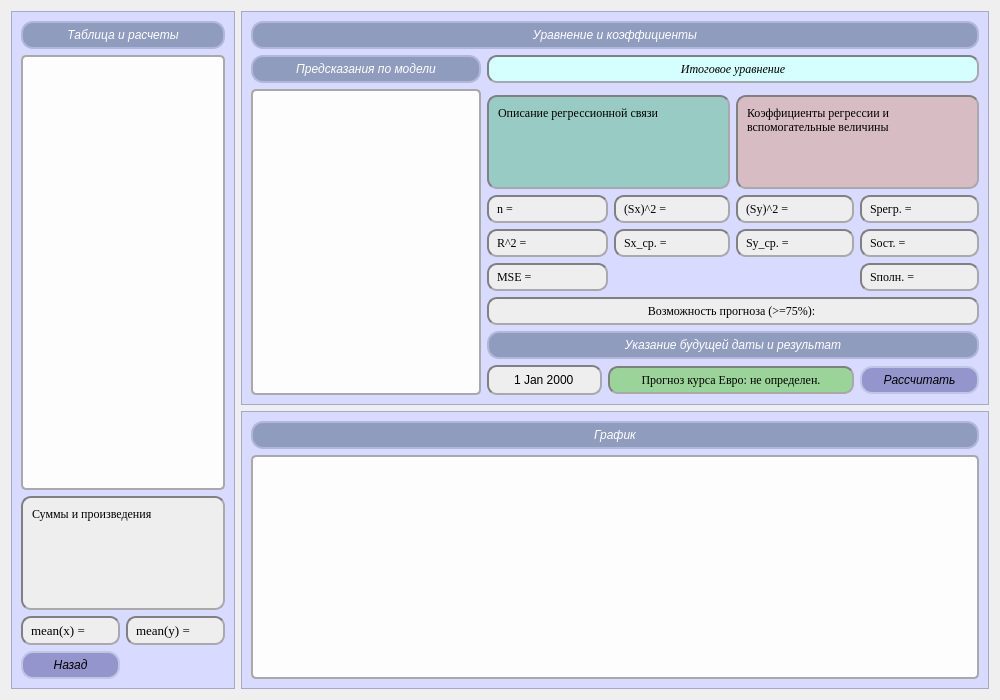
<?xml version="1.0" encoding="UTF-8"?>
<ui version="4.0">
 <class>FormRegression</class>
 <widget class="QWidget" name="FormRegression">
  <property name="geometry">
   <rect>
    <x>0</x>
    <y>0</y>
    <width>1000</width>
    <height>700</height>
   </rect>
  </property>
  <property name="minimumSize">
   <size>
    <width>1000</width>
    <height>700</height>
   </size>
  </property>
  <property name="windowTitle">
   <string>Form</string>
  </property>
  <property name="windowIcon">
   <iconset>
    <normaloff>regression_icon.ico</normaloff>regression_icon.ico</iconset>
  </property>
  <property name="styleSheet">
   <string notr="true"/>
  </property>
  <layout class="QGridLayout" name="gridLayout_6">
   <item row="0" column="1">
    <widget class="QFrame" name="frame_SecondBlock">
     <property name="sizePolicy">
      <sizepolicy hsizetype="Expanding" vsizetype="Preferred">
       <horstretch>0</horstretch>
       <verstretch>0</verstretch>
      </sizepolicy>
     </property>
     <property name="styleSheet">
      <string notr="true">background-color: #d9daff;</string>
     </property>
     <property name="frameShape">
      <enum>QFrame::Shape::StyledPanel</enum>
     </property>
     <property name="frameShadow">
      <enum>QFrame::Shadow::Raised</enum>
     </property>
     <layout class="QGridLayout" name="gridLayout_5">
      <item row="4" column="1">
       <layout class="QGridLayout" name="gridLayout_3">
        <item row="1" column="3">
         <widget class="QLabel" name="label_Sy2">
          <property name="sizePolicy">
           <sizepolicy hsizetype="Expanding" vsizetype="Fixed">
            <horstretch>0</horstretch>
            <verstretch>0</verstretch>
           </sizepolicy>
          </property>
          <property name="font">
           <font>
            <family>Times New Roman</family>
            <pointsize>9</pointsize>
            <bold>false</bold>
           </font>
          </property>
          <property name="cursor">
           <cursorShape>IBeamCursor</cursorShape>
          </property>
          <property name="styleSheet">
           <string notr="true">QLabel {
	background-color: #eeeeee;
	color: #000000;
	border: 2px solid;
	border-top: 2px solid gray;
    border-left: 2px solid gray;
    border-bottom: 2px solid darkgray;
    border-right: 2px solid darkgray;
	border-radius: 10px;
	padding: 5px;
}</string>
          </property>
          <property name="text">
           <string>(Sy)^2 =</string>
          </property>
          <property name="textInteractionFlags">
           <set>Qt::TextInteractionFlag::LinksAccessibleByMouse|Qt::TextInteractionFlag::TextSelectableByMouse</set>
          </property>
         </widget>
        </item>
        <item row="2" column="3">
         <widget class="QLabel" name="label_SyMean">
          <property name="sizePolicy">
           <sizepolicy hsizetype="Expanding" vsizetype="Fixed">
            <horstretch>0</horstretch>
            <verstretch>0</verstretch>
           </sizepolicy>
          </property>
          <property name="font">
           <font>
            <family>Times New Roman</family>
            <pointsize>9</pointsize>
            <bold>false</bold>
           </font>
          </property>
          <property name="cursor">
           <cursorShape>IBeamCursor</cursorShape>
          </property>
          <property name="styleSheet">
           <string notr="true">QLabel {
	background-color: #eeeeee;
	color: #000000;
	border: 2px solid;
	border-top: 2px solid gray;
    border-left: 2px solid gray;
    border-bottom: 2px solid darkgray;
    border-right: 2px solid darkgray;
	border-radius: 10px;
	padding: 5px;
}</string>
          </property>
          <property name="text">
           <string>Sy_ср. = </string>
          </property>
          <property name="textInteractionFlags">
           <set>Qt::TextInteractionFlag::LinksAccessibleByMouse|Qt::TextInteractionFlag::TextSelectableByMouse</set>
          </property>
         </widget>
        </item>
        <item row="1" column="4">
         <widget class="QLabel" name="label_Sregr">
          <property name="sizePolicy">
           <sizepolicy hsizetype="Expanding" vsizetype="Fixed">
            <horstretch>0</horstretch>
            <verstretch>0</verstretch>
           </sizepolicy>
          </property>
          <property name="font">
           <font>
            <family>Times New Roman</family>
            <pointsize>9</pointsize>
            <bold>false</bold>
           </font>
          </property>
          <property name="cursor">
           <cursorShape>IBeamCursor</cursorShape>
          </property>
          <property name="styleSheet">
           <string notr="true">QLabel {
	background-color: #eeeeee;
	color: #000000;
	border: 2px solid;
	border-top: 2px solid gray;
    border-left: 2px solid gray;
    border-bottom: 2px solid darkgray;
    border-right: 2px solid darkgray;
	border-radius: 10px;
	padding: 5px;
}</string>
          </property>
          <property name="text">
           <string>Sрегр. = </string>
          </property>
          <property name="textInteractionFlags">
           <set>Qt::TextInteractionFlag::LinksAccessibleByMouse|Qt::TextInteractionFlag::TextSelectableByMouse</set>
          </property>
         </widget>
        </item>
        <item row="5" column="0" colspan="5">
         <widget class="QLabel" name="label_block1_3">
          <property name="sizePolicy">
           <sizepolicy hsizetype="Expanding" vsizetype="Fixed">
            <horstretch>0</horstretch>
            <verstretch>0</verstretch>
           </sizepolicy>
          </property>
          <property name="font">
           <font>
            <italic>true</italic>
           </font>
          </property>
          <property name="styleSheet">
           <string notr="true">QLabel {
	background-color: #909CBE;
	color: white;
	border: 2px solid #B1B6DB;
	border-radius: 12px;
	padding: 5px 10px;
}</string>
          </property>
          <property name="text">
           <string>Указание будущей даты и результат</string>
          </property>
          <property name="alignment">
           <set>Qt::AlignmentFlag::AlignCenter</set>
          </property>
         </widget>
        </item>
        <item row="4" column="0" colspan="5">
         <widget class="QLabel" name="label_R2Concl">
          <property name="sizePolicy">
           <sizepolicy hsizetype="Expanding" vsizetype="Fixed">
            <horstretch>0</horstretch>
            <verstretch>0</verstretch>
           </sizepolicy>
          </property>
          <property name="font">
           <font>
            <family>Times New Roman</family>
            <pointsize>9</pointsize>
            <bold>false</bold>
           </font>
          </property>
          <property name="cursor">
           <cursorShape>IBeamCursor</cursorShape>
          </property>
          <property name="styleSheet">
           <string notr="true">QLabel {
	background-color: #eeeeee;
	color: #000000;
	border: 2px solid;
	border-top: 2px solid gray;
    border-left: 2px solid gray;
    border-bottom: 2px solid darkgray;
    border-right: 2px solid darkgray;
	border-radius: 10px;
	padding: 5px;
}</string>
          </property>
          <property name="text">
           <string>Возможность прогноза (&gt;=75%): </string>
          </property>
          <property name="alignment">
           <set>Qt::AlignmentFlag::AlignCenter</set>
          </property>
          <property name="textInteractionFlags">
           <set>Qt::TextInteractionFlag::LinksAccessibleByMouse|Qt::TextInteractionFlag::TextSelectableByMouse</set>
          </property>
         </widget>
        </item>
        <item row="3" column="4">
         <widget class="QLabel" name="label_Spoln">
          <property name="sizePolicy">
           <sizepolicy hsizetype="Expanding" vsizetype="Fixed">
            <horstretch>0</horstretch>
            <verstretch>0</verstretch>
           </sizepolicy>
          </property>
          <property name="font">
           <font>
            <family>Times New Roman</family>
            <pointsize>9</pointsize>
            <bold>false</bold>
           </font>
          </property>
          <property name="cursor">
           <cursorShape>IBeamCursor</cursorShape>
          </property>
          <property name="styleSheet">
           <string notr="true">QLabel {
	background-color: #eeeeee;
	color: #000000;
	border: 2px solid;
	border-top: 2px solid gray;
    border-left: 2px solid gray;
    border-bottom: 2px solid darkgray;
    border-right: 2px solid darkgray;
	border-radius: 10px;
	padding: 5px;
}</string>
          </property>
          <property name="text">
           <string>Sполн. =</string>
          </property>
          <property name="textInteractionFlags">
           <set>Qt::TextInteractionFlag::LinksAccessibleByMouse|Qt::TextInteractionFlag::TextSelectableByMouse</set>
          </property>
         </widget>
        </item>
        <item row="3" column="3">
         <spacer name="horizontalSpacer_6">
          <property name="orientation">
           <enum>Qt::Orientation::Horizontal</enum>
          </property>
          <property name="sizeHint" stdset="0">
           <size>
            <width>40</width>
            <height>20</height>
           </size>
          </property>
         </spacer>
        </item>
        <item row="0" column="0" colspan="3">
         <widget class="QTextEdit" name="textEdit_RegCon">
          <property name="enabled">
           <bool>true</bool>
          </property>
          <property name="sizePolicy">
           <sizepolicy hsizetype="Expanding" vsizetype="Preferred">
            <horstretch>0</horstretch>
            <verstretch>0</verstretch>
           </sizepolicy>
          </property>
          <property name="font">
           <font>
            <family>Times New Roman</family>
            <pointsize>9</pointsize>
           </font>
          </property>
          <property name="cursor" stdset="0">
           <cursorShape>IBeamCursor</cursorShape>
          </property>
          <property name="mouseTracking">
           <bool>false</bool>
          </property>
          <property name="styleSheet">
           <string notr="true">QTextEdit {
	background-color:  #97cbc3;
	color: #000000;
	border: 2px solid;
	border-top: 2px solid gray;
    border-left: 2px solid gray;
    border-bottom: 2px solid darkgray;
    border-right: 2px solid darkgray;
	border-radius: 10px;
	padding: 5px;
	max-height: 80px;
}</string>
          </property>
          <property name="html">
           <string>&lt;!DOCTYPE HTML PUBLIC &quot;-//W3C//DTD HTML 4.0//EN&quot; &quot;http://www.w3.org/TR/REC-html40/strict.dtd&quot;&gt;
&lt;html&gt;&lt;head&gt;&lt;meta name=&quot;qrichtext&quot; content=&quot;1&quot; /&gt;&lt;meta charset=&quot;utf-8&quot; /&gt;&lt;style type=&quot;text/css&quot;&gt;
p, li { white-space: pre-wrap; }
hr { height: 1px; border-width: 0; }
li.unchecked::marker { content: &quot;\2610&quot;; }
li.checked::marker { content: &quot;\2612&quot;; }
&lt;/style&gt;&lt;/head&gt;&lt;body style=&quot; font-family:'Times New Roman'; font-size:9pt; font-weight:400; font-style:normal;&quot;&gt;
&lt;p style=&quot; margin-top:0px; margin-bottom:0px; margin-left:0px; margin-right:0px; -qt-block-indent:0; text-indent:0px;&quot;&gt;&lt;span style=&quot; font-family:'Segoe UI';&quot;&gt;Описание регрессионной связи&lt;/span&gt;&lt;/p&gt;&lt;/body&gt;&lt;/html&gt;</string>
          </property>
          <property name="textInteractionFlags">
           <set>Qt::TextInteractionFlag::TextSelectableByMouse</set>
          </property>
         </widget>
        </item>
        <item row="0" column="3" colspan="2">
         <widget class="QTextEdit" name="textEdit_RegCoef">
          <property name="sizePolicy">
           <sizepolicy hsizetype="Expanding" vsizetype="Preferred">
            <horstretch>0</horstretch>
            <verstretch>0</verstretch>
           </sizepolicy>
          </property>
          <property name="font">
           <font>
            <family>Times New Roman</family>
            <pointsize>9</pointsize>
           </font>
          </property>
          <property name="cursor" stdset="0">
           <cursorShape>IBeamCursor</cursorShape>
          </property>
          <property name="mouseTracking">
           <bool>false</bool>
          </property>
          <property name="styleSheet">
           <string notr="true">QTextEdit {
	background-color: #d8bcc4;
	color: #000000;
	border: 2px solid;
	border-top: 2px solid gray;
    border-left: 2px solid gray;
    border-bottom: 2px solid darkgray;
    border-right: 2px solid darkgray;
	border-radius: 10px;
	padding: 5px;
	max-height: 80px;
}</string>
          </property>
          <property name="html">
           <string>&lt;!DOCTYPE HTML PUBLIC &quot;-//W3C//DTD HTML 4.0//EN&quot; &quot;http://www.w3.org/TR/REC-html40/strict.dtd&quot;&gt;
&lt;html&gt;&lt;head&gt;&lt;meta name=&quot;qrichtext&quot; content=&quot;1&quot; /&gt;&lt;meta charset=&quot;utf-8&quot; /&gt;&lt;style type=&quot;text/css&quot;&gt;
p, li { white-space: pre-wrap; }
hr { height: 1px; border-width: 0; }
li.unchecked::marker { content: &quot;\2610&quot;; }
li.checked::marker { content: &quot;\2612&quot;; }
&lt;/style&gt;&lt;/head&gt;&lt;body style=&quot; font-family:'Times New Roman'; font-size:9pt; font-weight:400; font-style:normal;&quot;&gt;
&lt;p style=&quot; margin-top:0px; margin-bottom:0px; margin-left:0px; margin-right:0px; -qt-block-indent:0; text-indent:0px;&quot;&gt;Коэффициенты регрессии и вспомогательные величины&lt;/p&gt;&lt;/body&gt;&lt;/html&gt;</string>
          </property>
          <property name="textInteractionFlags">
           <set>Qt::TextInteractionFlag::TextSelectableByMouse</set>
          </property>
         </widget>
        </item>
        <item row="2" column="4">
         <widget class="QLabel" name="label_Sost">
          <property name="sizePolicy">
           <sizepolicy hsizetype="Expanding" vsizetype="Fixed">
            <horstretch>0</horstretch>
            <verstretch>0</verstretch>
           </sizepolicy>
          </property>
          <property name="font">
           <font>
            <family>Times New Roman</family>
            <pointsize>9</pointsize>
            <bold>false</bold>
           </font>
          </property>
          <property name="cursor">
           <cursorShape>IBeamCursor</cursorShape>
          </property>
          <property name="styleSheet">
           <string notr="true">QLabel {
	background-color: #eeeeee;
	color: #000000;
	border: 2px solid;
	border-top: 2px solid gray;
    border-left: 2px solid gray;
    border-bottom: 2px solid darkgray;
    border-right: 2px solid darkgray;
	border-radius: 10px;
	padding: 5px;
}</string>
          </property>
          <property name="text">
           <string>Sост. =</string>
          </property>
          <property name="textInteractionFlags">
           <set>Qt::TextInteractionFlag::LinksAccessibleByMouse|Qt::TextInteractionFlag::TextSelectableByMouse</set>
          </property>
         </widget>
        </item>
        <item row="1" column="2">
         <widget class="QLabel" name="label_Sx2">
          <property name="sizePolicy">
           <sizepolicy hsizetype="Expanding" vsizetype="Fixed">
            <horstretch>0</horstretch>
            <verstretch>0</verstretch>
           </sizepolicy>
          </property>
          <property name="font">
           <font>
            <family>Times New Roman</family>
            <pointsize>9</pointsize>
            <bold>false</bold>
           </font>
          </property>
          <property name="cursor">
           <cursorShape>IBeamCursor</cursorShape>
          </property>
          <property name="styleSheet">
           <string notr="true">QLabel {
	background-color: #eeeeee;
	color: #000000;
	border: 2px solid;
	border-top: 2px solid gray;
    border-left: 2px solid gray;
    border-bottom: 2px solid darkgray;
    border-right: 2px solid darkgray;
	border-radius: 10px;
	padding: 5px;
}</string>
          </property>
          <property name="text">
           <string>(Sx)^2 = </string>
          </property>
          <property name="textInteractionFlags">
           <set>Qt::TextInteractionFlag::LinksAccessibleByMouse|Qt::TextInteractionFlag::TextSelectableByMouse</set>
          </property>
         </widget>
        </item>
        <item row="3" column="2">
         <spacer name="horizontalSpacer_2">
          <property name="orientation">
           <enum>Qt::Orientation::Horizontal</enum>
          </property>
          <property name="sizeHint" stdset="0">
           <size>
            <width>40</width>
            <height>20</height>
           </size>
          </property>
         </spacer>
        </item>
        <item row="2" column="2">
         <widget class="QLabel" name="label_SxMean">
          <property name="sizePolicy">
           <sizepolicy hsizetype="Expanding" vsizetype="Fixed">
            <horstretch>0</horstretch>
            <verstretch>0</verstretch>
           </sizepolicy>
          </property>
          <property name="font">
           <font>
            <family>Times New Roman</family>
            <pointsize>9</pointsize>
            <bold>false</bold>
           </font>
          </property>
          <property name="cursor">
           <cursorShape>IBeamCursor</cursorShape>
          </property>
          <property name="styleSheet">
           <string notr="true">QLabel {
	background-color: #eeeeee;
	color: #000000;
	border: 2px solid;
	border-top: 2px solid gray;
    border-left: 2px solid gray;
    border-bottom: 2px solid darkgray;
    border-right: 2px solid darkgray;
	border-radius: 10px;
	padding: 5px;
}</string>
          </property>
          <property name="text">
           <string>Sx_ср. = </string>
          </property>
          <property name="textInteractionFlags">
           <set>Qt::TextInteractionFlag::LinksAccessibleByMouse|Qt::TextInteractionFlag::TextSelectableByMouse</set>
          </property>
         </widget>
        </item>
        <item row="1" column="0" colspan="2">
         <widget class="QLabel" name="label_n">
          <property name="sizePolicy">
           <sizepolicy hsizetype="Expanding" vsizetype="Fixed">
            <horstretch>0</horstretch>
            <verstretch>0</verstretch>
           </sizepolicy>
          </property>
          <property name="font">
           <font>
            <family>Times New Roman</family>
            <pointsize>9</pointsize>
            <bold>false</bold>
           </font>
          </property>
          <property name="cursor">
           <cursorShape>IBeamCursor</cursorShape>
          </property>
          <property name="styleSheet">
           <string notr="true">QLabel {
	background-color: #eeeeee;
	color: #000000;
	border: 2px solid;
	border-top: 2px solid gray;
    border-left: 2px solid gray;
    border-bottom: 2px solid darkgray;
    border-right: 2px solid darkgray;
	border-radius: 10px;
	padding: 5px;
}</string>
          </property>
          <property name="text">
           <string>n =</string>
          </property>
          <property name="textInteractionFlags">
           <set>Qt::TextInteractionFlag::LinksAccessibleByMouse|Qt::TextInteractionFlag::TextSelectableByMouse</set>
          </property>
         </widget>
        </item>
        <item row="2" column="0" colspan="2">
         <widget class="QLabel" name="label_R2">
          <property name="sizePolicy">
           <sizepolicy hsizetype="Expanding" vsizetype="Fixed">
            <horstretch>0</horstretch>
            <verstretch>0</verstretch>
           </sizepolicy>
          </property>
          <property name="font">
           <font>
            <family>Times New Roman</family>
            <pointsize>9</pointsize>
            <bold>false</bold>
           </font>
          </property>
          <property name="cursor">
           <cursorShape>IBeamCursor</cursorShape>
          </property>
          <property name="styleSheet">
           <string notr="true">QLabel {
	background-color: #eeeeee;
	color: #000000;
	border: 2px solid;
	border-top: 2px solid gray;
    border-left: 2px solid gray;
    border-bottom: 2px solid darkgray;
    border-right: 2px solid darkgray;
	border-radius: 10px;
	padding: 5px;
}</string>
          </property>
          <property name="text">
           <string>R^2 = </string>
          </property>
          <property name="textInteractionFlags">
           <set>Qt::TextInteractionFlag::LinksAccessibleByMouse|Qt::TextInteractionFlag::TextSelectableByMouse</set>
          </property>
         </widget>
        </item>
        <item row="3" column="0" colspan="2">
         <widget class="QLabel" name="label_MSE">
          <property name="sizePolicy">
           <sizepolicy hsizetype="Expanding" vsizetype="Fixed">
            <horstretch>0</horstretch>
            <verstretch>0</verstretch>
           </sizepolicy>
          </property>
          <property name="font">
           <font>
            <family>Times New Roman</family>
            <pointsize>9</pointsize>
            <bold>false</bold>
           </font>
          </property>
          <property name="cursor">
           <cursorShape>IBeamCursor</cursorShape>
          </property>
          <property name="styleSheet">
           <string notr="true">QLabel {
	background-color: #eeeeee;
	color: #000000;
	border: 2px solid;
	border-top: 2px solid gray;
    border-left: 2px solid gray;
    border-bottom: 2px solid darkgray;
    border-right: 2px solid darkgray;
	border-radius: 10px;
	padding: 5px;
}</string>
          </property>
          <property name="text">
           <string>MSE =</string>
          </property>
          <property name="textInteractionFlags">
           <set>Qt::TextInteractionFlag::LinksAccessibleByMouse|Qt::TextInteractionFlag::TextSelectableByMouse</set>
          </property>
         </widget>
        </item>
        <item row="6" column="1" rowspan="2" colspan="3">
         <widget class="QLabel" name="label_Forecast">
          <property name="sizePolicy">
           <sizepolicy hsizetype="Expanding" vsizetype="Fixed">
            <horstretch>0</horstretch>
            <verstretch>0</verstretch>
           </sizepolicy>
          </property>
          <property name="font">
           <font>
            <family>Times New Roman</family>
            <pointsize>9</pointsize>
            <bold>false</bold>
           </font>
          </property>
          <property name="cursor">
           <cursorShape>IBeamCursor</cursorShape>
          </property>
          <property name="styleSheet">
           <string notr="true">QLabel {
	background-color: #9ad499;
	color: #000000;
	border: 2px solid;
	border-top: 2px solid gray;
    border-left: 2px solid gray;
    border-bottom: 2px solid darkgray;
    border-right: 2px solid darkgray;
	border-radius: 10px;
	padding: 5px;
}</string>
          </property>
          <property name="text">
           <string>Прогноз курса Евро: не определен.</string>
          </property>
          <property name="alignment">
           <set>Qt::AlignmentFlag::AlignCenter</set>
          </property>
          <property name="textInteractionFlags">
           <set>Qt::TextInteractionFlag::LinksAccessibleByMouse|Qt::TextInteractionFlag::TextSelectableByMouse</set>
          </property>
         </widget>
        </item>
        <item row="6" column="0" rowspan="2">
         <widget class="QDateEdit" name="dateEdit">
          <property name="sizePolicy">
           <sizepolicy hsizetype="Expanding" vsizetype="Fixed">
            <horstretch>0</horstretch>
            <verstretch>0</verstretch>
           </sizepolicy>
          </property>
          <property name="layoutDirection">
           <enum>Qt::LayoutDirection::LeftToRight</enum>
          </property>
          <property name="styleSheet">
           <string notr="true">QDateEdit {
    background-color: #eeeeee;
    color: #000000;
    border: 2px solid;
    border-top: 2px solid gray;
    border-left: 2px solid gray;
    border-bottom: 2px solid darkgray;
    border-right: 2px solid darkgray;
    border-radius: 10px;
    padding: 5px;
}

QDateEdit::drop-down {
     width: 0px;
     border: none;
}
</string>
          </property>
          <property name="alignment">
           <set>Qt::AlignmentFlag::AlignCenter</set>
          </property>
          <property name="buttonSymbols">
           <enum>QAbstractSpinBox::ButtonSymbols::NoButtons</enum>
          </property>
         </widget>
        </item>
        <item row="6" column="4" rowspan="2">
         <widget class="QPushButton" name="pushButton_Forecast">
          <property name="sizePolicy">
           <sizepolicy hsizetype="Expanding" vsizetype="Fixed">
            <horstretch>0</horstretch>
            <verstretch>0</verstretch>
           </sizepolicy>
          </property>
          <property name="font">
           <font>
            <italic>true</italic>
           </font>
          </property>
          <property name="cursor">
           <cursorShape>PointingHandCursor</cursorShape>
          </property>
          <property name="styleSheet">
           <string notr="true">QPushButton {
	color: #000000;
    background-color: #9595CD; 
    border-radius: 12px; 
    border: 2px solid #BFC6E2;
    padding: 5px 10px;
}

QPushButton:hover {
    background-color: #AA55FF; 
}

QPushButton:pressed {
    background-color: #7B79AE;
}
</string>
          </property>
          <property name="text">
           <string>Рассчитать</string>
          </property>
         </widget>
        </item>
       </layout>
      </item>
      <item row="1" column="1">
       <widget class="QLabel" name="label_Conclusion">
        <property name="sizePolicy">
         <sizepolicy hsizetype="Expanding" vsizetype="Fixed">
          <horstretch>0</horstretch>
          <verstretch>0</verstretch>
         </sizepolicy>
        </property>
        <property name="font">
         <font>
          <family>Times New Roman</family>
          <pointsize>9</pointsize>
          <italic>true</italic>
          <bold>false</bold>
         </font>
        </property>
        <property name="cursor">
         <cursorShape>IBeamCursor</cursorShape>
        </property>
        <property name="styleSheet">
         <string notr="true">QLabel {
	background-color: #d5fffe;
	color: #000000;
	border: 2px solid;
	border-top: 2px solid gray;
    border-left: 2px solid gray;
    border-bottom: 2px solid darkgray;
    border-right: 2px solid darkgray;
	border-radius: 10px;
	padding: 5px;
}</string>
        </property>
        <property name="text">
         <string>Итоговое уравнение</string>
        </property>
        <property name="alignment">
         <set>Qt::AlignmentFlag::AlignCenter</set>
        </property>
        <property name="wordWrap">
         <bool>true</bool>
        </property>
        <property name="textInteractionFlags">
         <set>Qt::TextInteractionFlag::LinksAccessibleByMouse|Qt::TextInteractionFlag::TextSelectableByMouse</set>
        </property>
       </widget>
      </item>
      <item row="0" column="0" colspan="2">
       <widget class="QLabel" name="label_block1_2">
        <property name="sizePolicy">
         <sizepolicy hsizetype="Expanding" vsizetype="Fixed">
          <horstretch>0</horstretch>
          <verstretch>0</verstretch>
         </sizepolicy>
        </property>
        <property name="font">
         <font>
          <italic>true</italic>
         </font>
        </property>
        <property name="styleSheet">
         <string notr="true">QLabel {
	background-color: #909CBE;
	color: white;
	border: 2px solid #B1B6DB;
	border-radius: 12px;
	padding: 5px 10px;
}</string>
        </property>
        <property name="text">
         <string>Уравнение и коэффициенты</string>
        </property>
        <property name="alignment">
         <set>Qt::AlignmentFlag::AlignCenter</set>
        </property>
       </widget>
      </item>
      <item row="1" column="0">
       <widget class="QLabel" name="label_predict">
        <property name="sizePolicy">
         <sizepolicy hsizetype="Expanding" vsizetype="Fixed">
          <horstretch>0</horstretch>
          <verstretch>0</verstretch>
         </sizepolicy>
        </property>
        <property name="font">
         <font>
          <italic>true</italic>
         </font>
        </property>
        <property name="styleSheet">
         <string notr="true">QLabel {
	background-color: #909CBE;
	color: white;
	border: 2px solid #B1B6DB;
	border-radius: 12px;
	padding: 5px 10px;
}</string>
        </property>
        <property name="text">
         <string>Предсказания по модели</string>
        </property>
        <property name="alignment">
         <set>Qt::AlignmentFlag::AlignCenter</set>
        </property>
       </widget>
      </item>
      <item row="3" column="0" rowspan="2">
       <widget class="QTableView" name="tableView_CalcPredicts">
        <property name="sizePolicy">
         <sizepolicy hsizetype="Expanding" vsizetype="Preferred">
          <horstretch>0</horstretch>
          <verstretch>0</verstretch>
         </sizepolicy>
        </property>
        <property name="font">
         <font>
          <family>Segoe UI</family>
          <pointsize>10</pointsize>
          <italic>false</italic>
          <bold>false</bold>
         </font>
        </property>
        <property name="styleSheet">
         <string notr="true">QTableView { 
	background-color: #fdfdfd; 
	alternate-background-color: #f0f4f8; 
	gridline-color: #d1dbe5; font: 10pt &quot;Segoe UI&quot;; 
	color: #102a43;
	border: 2px solid darkgray;
	border-radius: 5px;
} 
QHeaderView::section { 
	background-color: #9334ff; 
	color: white; 
	padding: 4px; 
	border: 1px solid #6925b6; 
	font-weight: bold;
} 
QTableView::item:selected { 
 	background-color: #93c5fd;
	color: #0c1a2c; 
} 
QTableView::item:hover 
{ 
	background-color: #dbeafe; 
}

</string>
        </property>
        <property name="frameShadow">
         <enum>QFrame::Shadow::Raised</enum>
        </property>
        <property name="editTriggers">
         <set>QAbstractItemView::EditTrigger::NoEditTriggers</set>
        </property>
        <property name="alternatingRowColors">
         <bool>true</bool>
        </property>
        <property name="showGrid">
         <bool>true</bool>
        </property>
        <property name="gridStyle">
         <enum>Qt::PenStyle::DashLine</enum>
        </property>
       </widget>
      </item>
     </layout>
    </widget>
   </item>
   <item row="1" column="1">
    <widget class="QFrame" name="frame_ThirdBlock">
     <property name="sizePolicy">
      <sizepolicy hsizetype="Expanding" vsizetype="Expanding">
       <horstretch>0</horstretch>
       <verstretch>0</verstretch>
      </sizepolicy>
     </property>
     <property name="styleSheet">
      <string notr="true">background-color: #d9daff;</string>
     </property>
     <property name="frameShape">
      <enum>QFrame::Shape::StyledPanel</enum>
     </property>
     <property name="frameShadow">
      <enum>QFrame::Shadow::Raised</enum>
     </property>
     <layout class="QGridLayout" name="gridLayout_4">
      <item row="4" column="0" colspan="2">
       <widget class="QLabel" name="label_graphic">
        <property name="sizePolicy">
         <sizepolicy hsizetype="Expanding" vsizetype="Fixed">
          <horstretch>0</horstretch>
          <verstretch>0</verstretch>
         </sizepolicy>
        </property>
        <property name="font">
         <font>
          <italic>true</italic>
         </font>
        </property>
        <property name="styleSheet">
         <string notr="true">QLabel {
	background-color: #909CBE;
	color: white;
	border: 2px solid #B1B6DB;
	border-radius: 12px;
	padding: 5px 10px;
}</string>
        </property>
        <property name="text">
         <string>График</string>
        </property>
        <property name="alignment">
         <set>Qt::AlignmentFlag::AlignCenter</set>
        </property>
       </widget>
      </item>
      <item row="5" column="0" colspan="2">
       <widget class="QCustomPlot" name="QCustomPlot_graphic" native="true">
        <property name="sizePolicy">
         <sizepolicy hsizetype="Expanding" vsizetype="Expanding">
          <horstretch>0</horstretch>
          <verstretch>0</verstretch>
         </sizepolicy>
        </property>
        <property name="styleSheet">
         <string notr="true">QWidget { 
	background-color: #fdfdfd; 
	alternate-background-color: #f0f4f8; 
	gridline-color: #d1dbe5; font: 10pt &quot;Segoe UI&quot;; 
	color: #102a43;
	border: 2px solid darkgray;
	border-radius: 5px;
} </string>
        </property>
       </widget>
      </item>
     </layout>
    </widget>
   </item>
   <item row="0" column="0" rowspan="2">
    <widget class="QFrame" name="frame_FirstBlock">
     <property name="sizePolicy">
      <sizepolicy hsizetype="Preferred" vsizetype="Preferred">
       <horstretch>0</horstretch>
       <verstretch>0</verstretch>
      </sizepolicy>
     </property>
     <property name="styleSheet">
      <string notr="true">background-color: #d9daff;</string>
     </property>
     <property name="frameShape">
      <enum>QFrame::Shape::StyledPanel</enum>
     </property>
     <property name="frameShadow">
      <enum>QFrame::Shadow::Raised</enum>
     </property>
     <layout class="QGridLayout" name="gridLayout_2">
      <item row="2" column="0">
       <layout class="QGridLayout" name="gridLayout">
        <item row="2" column="1">
         <spacer name="horizontalSpacer">
          <property name="orientation">
           <enum>Qt::Orientation::Horizontal</enum>
          </property>
          <property name="sizeType">
           <enum>QSizePolicy::Policy::Preferred</enum>
          </property>
          <property name="sizeHint" stdset="0">
           <size>
            <width>40</width>
            <height>20</height>
           </size>
          </property>
         </spacer>
        </item>
        <item row="1" column="1">
         <widget class="QLabel" name="label_meanY">
          <property name="sizePolicy">
           <sizepolicy hsizetype="Preferred" vsizetype="Fixed">
            <horstretch>0</horstretch>
            <verstretch>0</verstretch>
           </sizepolicy>
          </property>
          <property name="font">
           <font>
            <family>Times New Roman</family>
            <pointsize>10</pointsize>
            <bold>false</bold>
           </font>
          </property>
          <property name="cursor">
           <cursorShape>IBeamCursor</cursorShape>
          </property>
          <property name="styleSheet">
           <string notr="true">QLabel {
	background-color: #eeeeee;
	color: #000000;
	border: 2px solid;
	border-top: 2px solid gray;
    border-left: 2px solid gray;
    border-bottom: 2px solid darkgray;
    border-right: 2px solid darkgray;
	border-radius: 10px;
	padding: 5px;
}</string>
          </property>
          <property name="text">
           <string>mean(y) =</string>
          </property>
          <property name="textInteractionFlags">
           <set>Qt::TextInteractionFlag::LinksAccessibleByMouse|Qt::TextInteractionFlag::TextSelectableByMouse</set>
          </property>
         </widget>
        </item>
        <item row="2" column="0">
         <widget class="QPushButton" name="pushButton_Back">
          <property name="sizePolicy">
           <sizepolicy hsizetype="Preferred" vsizetype="Fixed">
            <horstretch>0</horstretch>
            <verstretch>0</verstretch>
           </sizepolicy>
          </property>
          <property name="font">
           <font>
            <italic>true</italic>
           </font>
          </property>
          <property name="cursor">
           <cursorShape>PointingHandCursor</cursorShape>
          </property>
          <property name="styleSheet">
           <string notr="true">QPushButton {
	color: #000000;
    background-color: #9595CD; 
    border-radius: 12px; 
    border: 2px solid #BFC6E2;
    padding: 5px 10px;
}

QPushButton:hover {
    background-color: #AA55FF; 
}

QPushButton:pressed {
    background-color: #7B79AE;
}
</string>
          </property>
          <property name="text">
           <string>Назад</string>
          </property>
         </widget>
        </item>
        <item row="0" column="0" colspan="2">
         <widget class="QTextEdit" name="textEdit_Sums">
          <property name="enabled">
           <bool>true</bool>
          </property>
          <property name="sizePolicy">
           <sizepolicy hsizetype="Preferred" vsizetype="Preferred">
            <horstretch>0</horstretch>
            <verstretch>0</verstretch>
           </sizepolicy>
          </property>
          <property name="font">
           <font>
            <family>Times New Roman</family>
            <pointsize>10</pointsize>
           </font>
          </property>
          <property name="cursor" stdset="0">
           <cursorShape>IBeamCursor</cursorShape>
          </property>
          <property name="mouseTracking">
           <bool>false</bool>
          </property>
          <property name="styleSheet">
           <string notr="true">QTextEdit {
	background-color: #eeeeee;
	color: #000000;
	border: 2px solid;
	border-top: 2px solid gray;
    border-left: 2px solid gray;
    border-bottom: 2px solid darkgray;
    border-right: 2px solid darkgray;
	border-radius: 10px;
	padding: 5px;
	max-height: 100px;
}</string>
          </property>
          <property name="html">
           <string>&lt;!DOCTYPE HTML PUBLIC &quot;-//W3C//DTD HTML 4.0//EN&quot; &quot;http://www.w3.org/TR/REC-html40/strict.dtd&quot;&gt;
&lt;html&gt;&lt;head&gt;&lt;meta name=&quot;qrichtext&quot; content=&quot;1&quot; /&gt;&lt;meta charset=&quot;utf-8&quot; /&gt;&lt;style type=&quot;text/css&quot;&gt;
p, li { white-space: pre-wrap; }
hr { height: 1px; border-width: 0; }
li.unchecked::marker { content: &quot;\2610&quot;; }
li.checked::marker { content: &quot;\2612&quot;; }
&lt;/style&gt;&lt;/head&gt;&lt;body style=&quot; font-family:'Times New Roman'; font-size:10pt; font-weight:400; font-style:normal;&quot;&gt;
&lt;p style=&quot; margin-top:0px; margin-bottom:0px; margin-left:0px; margin-right:0px; -qt-block-indent:0; text-indent:0px;&quot;&gt;&lt;span style=&quot; font-size:9pt;&quot;&gt;Суммы и произведения&lt;/span&gt;&lt;/p&gt;&lt;/body&gt;&lt;/html&gt;</string>
          </property>
          <property name="textInteractionFlags">
           <set>Qt::TextInteractionFlag::TextSelectableByMouse</set>
          </property>
         </widget>
        </item>
        <item row="1" column="0">
         <widget class="QLabel" name="label_meanX">
          <property name="sizePolicy">
           <sizepolicy hsizetype="Preferred" vsizetype="Fixed">
            <horstretch>0</horstretch>
            <verstretch>0</verstretch>
           </sizepolicy>
          </property>
          <property name="font">
           <font>
            <family>Times New Roman</family>
            <pointsize>10</pointsize>
            <bold>false</bold>
           </font>
          </property>
          <property name="cursor">
           <cursorShape>IBeamCursor</cursorShape>
          </property>
          <property name="styleSheet">
           <string notr="true">QLabel {
	background-color: #eeeeee;
	color: #000000;
	border: 2px solid;
	border-top: 2px solid gray;
    border-left: 2px solid gray;
    border-bottom: 2px solid darkgray;
    border-right: 2px solid darkgray;
	border-radius: 10px;
	padding: 5px;
}</string>
          </property>
          <property name="text">
           <string>mean(x) =</string>
          </property>
          <property name="textInteractionFlags">
           <set>Qt::TextInteractionFlag::LinksAccessibleByMouse|Qt::TextInteractionFlag::TextSelectableByMouse</set>
          </property>
         </widget>
        </item>
       </layout>
      </item>
      <item row="0" column="0">
       <widget class="QLabel" name="label_block1">
        <property name="sizePolicy">
         <sizepolicy hsizetype="Preferred" vsizetype="Fixed">
          <horstretch>0</horstretch>
          <verstretch>0</verstretch>
         </sizepolicy>
        </property>
        <property name="font">
         <font>
          <italic>true</italic>
         </font>
        </property>
        <property name="styleSheet">
         <string notr="true">QLabel {
	background-color: #909CBE;
	color: white;
	border: 2px solid #B1B6DB;
	border-radius: 12px;
	padding: 5px 10px;
}</string>
        </property>
        <property name="text">
         <string>Таблица и расчеты</string>
        </property>
        <property name="alignment">
         <set>Qt::AlignmentFlag::AlignCenter</set>
        </property>
       </widget>
      </item>
      <item row="1" column="0">
       <widget class="QTableView" name="tableView_Calculations">
        <property name="sizePolicy">
         <sizepolicy hsizetype="Preferred" vsizetype="Expanding">
          <horstretch>0</horstretch>
          <verstretch>0</verstretch>
         </sizepolicy>
        </property>
        <property name="font">
         <font>
          <family>Segoe UI</family>
          <pointsize>10</pointsize>
          <italic>false</italic>
          <bold>false</bold>
         </font>
        </property>
        <property name="styleSheet">
         <string notr="true">QTableView { 
	background-color: #fdfdfd; 
	alternate-background-color: #f0f4f8; 
	gridline-color: #d1dbe5; font: 10pt &quot;Segoe UI&quot;; 
	color: #102a43;
	border: 2px solid darkgray;
	border-radius: 5px;
} 
QHeaderView::section { 
	background-color: #9334ff; 
	color: white; 
	padding: 4px; 
	border: 1px solid #6925b6; 
	font-weight: bold;
} 
QTableView::item:selected { 
 	background-color: #93c5fd;
	color: #0c1a2c; 
} 
QTableView::item:hover 
{ 
	background-color: #dbeafe; 
}

</string>
        </property>
        <property name="frameShadow">
         <enum>QFrame::Shadow::Raised</enum>
        </property>
        <property name="editTriggers">
         <set>QAbstractItemView::EditTrigger::NoEditTriggers</set>
        </property>
        <property name="alternatingRowColors">
         <bool>true</bool>
        </property>
        <property name="showGrid">
         <bool>true</bool>
        </property>
        <property name="gridStyle">
         <enum>Qt::PenStyle::DashLine</enum>
        </property>
       </widget>
      </item>
     </layout>
    </widget>
   </item>
  </layout>
 </widget>
 <customwidgets>
  <customwidget>
   <class>QCustomPlot</class>
   <extends>QWidget</extends>
   <header>qcustomplot.h</header>
   <container>1</container>
  </customwidget>
 </customwidgets>
 <resources/>
 <connections/>
</ui>
